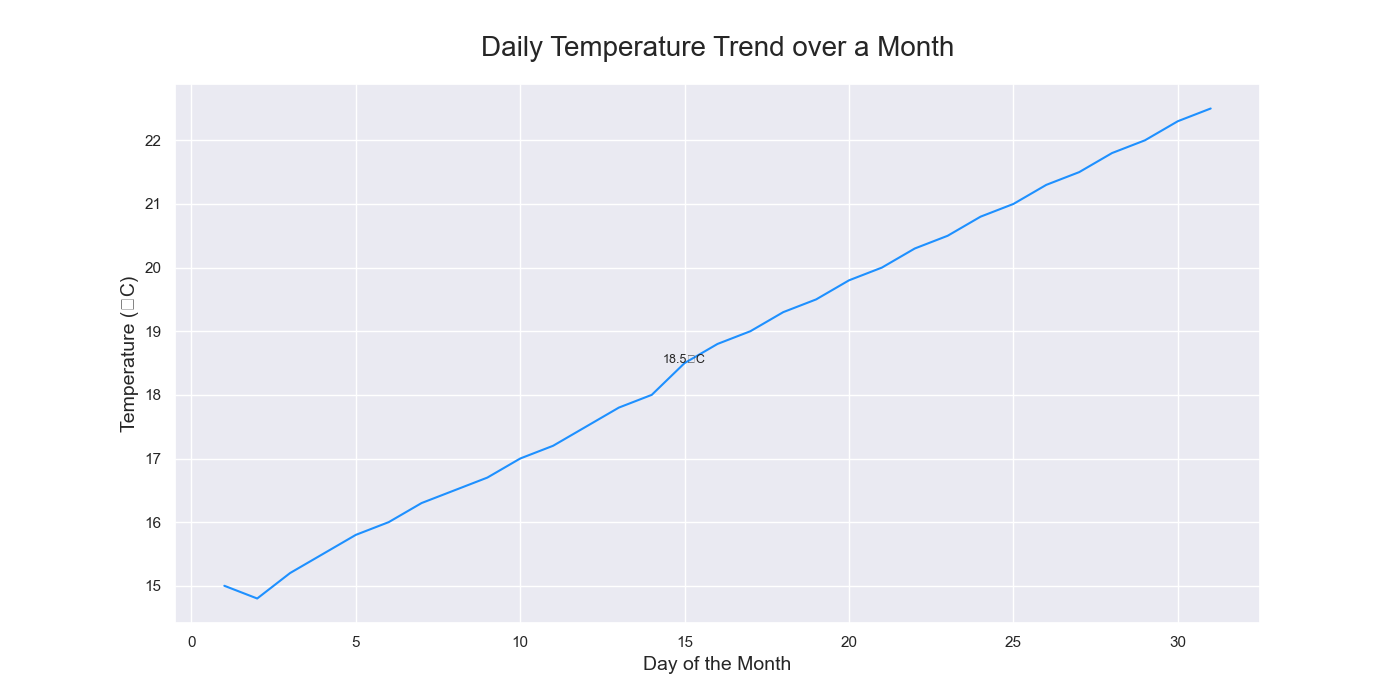

This figure's Python source:

import pandas as pd
import seaborn as sns
import matplotlib.pyplot as plt

data = {
    'Day': [i for i in range(1, 32)],
    'Temperature': [
        15.0, 14.8, 15.2, 15.5, 15.8, 16.0, 16.3, 16.5, 16.7, 17.0, 
        17.2, 17.5, 17.8, 18.0, 18.5, 18.8, 19.0, 19.3, 19.5, 19.8, 
        20.0, 20.3, 20.5, 20.8, 21.0, 21.3, 21.5, 21.8, 22.0, 22.3, 22.5
    ]
}

df = pd.DataFrame(data)

plt.figure(figsize=(14, 7))

sns.lineplot(x='Day', y='Temperature', data=df, color='#1E90FF')

for day, temp in zip(data['Day'], data['Temperature']):
    if day == 15:  
        plt.text(day, temp, f"{temp}°C", fontsize=9, ha='center')

plt.title('Daily Temperature Trend over a Month', fontsize=20, pad=20)
plt.xlabel('Day of the Month', fontsize=14)
plt.ylabel('Temperature (°C)', fontsize=14)

plt.show()
